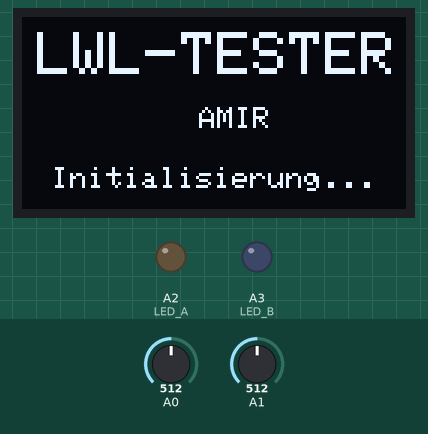
Simulated run of this sketch. Board: Arduino Uno, built with avr-gcc and run on an emulated ATmega328P. Parts: 128×64 one-colour display, output pins drawn as LEDs (lit = HIGH). The test bench sets the inputs (shaded band); at power-on: A0 = 512, A1 = 512. What the sketch prints to the serial monitor is not drawn.

Above: at 1.0 s.
At 3.1 s:
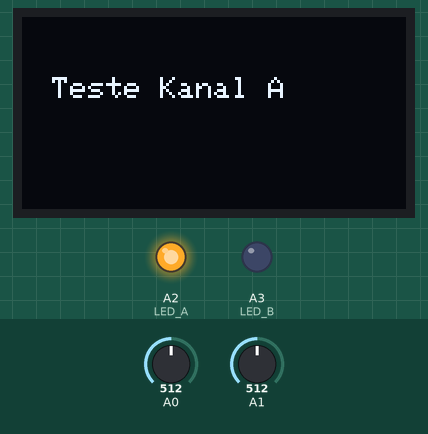
At 4.9 s:
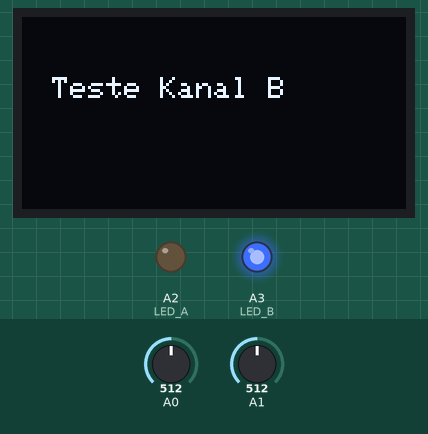
At 5.8 s:
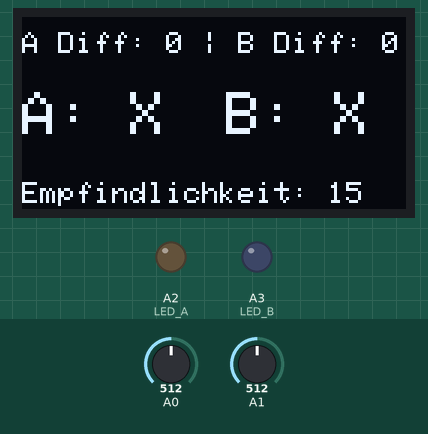
Timing chart, 0 to 40.0 s (numbered marks = the images above):
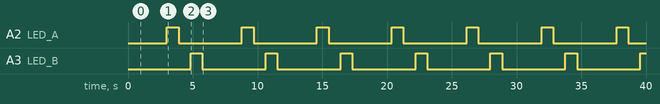

The sketch:

fiber_tester.ino
```cpp
#include <Wire.h>
#include <Adafruit_GFX.h>
#include <Adafruit_SSD1306.h>

// OLED-Display
#define SCREEN_WIDTH 128
#define SCREEN_HEIGHT 64
#define OLED_RESET    -1
#define OLED_ADDR     0x3C

Adafruit_SSD1306 display(SCREEN_WIDTH, SCREEN_HEIGHT, &Wire, OLED_RESET);

// Pins
#define LED_A A2
#define LED_B A3
#define LDR_A A0
#define LDR_B A1

// Parameter
#define BLINK_DURATION 900    // LED-Einschaltdauer (ms)
#define SENSITIVITY    15     // Empfindlichkeitsschwelle
#define DELAY_BETWEEN  900    // Verzögerung zwischen Test A und B
#define DELAY_RESULT   3000   // Ergebnisanzeigedauer

struct Result {
  int ldr_before;
  int ldr_after;
  int diff;
  bool ok;
};

void showWelcomeAnimation() {
  display.clearDisplay();

  // Animationseffekt - einlaufender Text
  for(int i=0; i<4; i++) {
    display.clearDisplay();
    display.setTextColor(SSD1306_WHITE);

    // LWL-TESTER Animation
    display.setTextSize(2);
    display.setCursor(10, 5);
    display.println("LWL-TESTER");

    // Entwickler-Info mit Animation
    display.setTextSize(1);
    display.setCursor(10 + (i*10), 30);
    display.print("IGUS QS");

    // Unterer animierter Balken
    display.fillRect(0, 50, 20 + (i*30), 5, SSD1306_WHITE);

    display.display();
    delay(200);
  }

  // Finale Ansicht für 2 Sekunden
  display.clearDisplay();
  display.setTextSize(2);
  display.setCursor(5, 5);
  display.println("LWL-TESTER");

  display.setTextSize(1);
  display.setCursor(35, 30);
  display.println("    AMIR");

  display.setTextSize(1);
  display.setCursor(10, 50);
  display.println("Initialisierung...");
  display.display();
  delay(2000);
}

void setup() {
  Serial.begin(9600);
  pinMode(LED_A, OUTPUT);
  pinMode(LED_B, OUTPUT);
  digitalWrite(LED_A, LOW);
  digitalWrite(LED_B, LOW);

  // OLED-Initialisierung
  if (!display.begin(SSD1306_SWITCHCAPVCC, OLED_ADDR)) {
    Serial.println(F("OLED-Initialisierung fehlgeschlagen"));
    while (1);
  }

  // Begrüßungsanimation anzeigen
  showWelcomeAnimation();
}

void loop() {
  Result a = testChannel("A", LED_A, LDR_A);
  delay(DELAY_BETWEEN);
  Result b = testChannel("B", LED_B, LDR_B);

  displayResultOLED(a, b);
  delay(DELAY_RESULT);
}

Result testChannel(const char* name, int ledPin, int ldrPin) {
  display.clearDisplay();
  display.setTextColor(SSD1306_WHITE);
  display.setTextSize(1);
  display.setCursor(10, 20);
  display.print("Teste Kanal ");
  display.print(name);
  display.display();

  int ldr_before = analogRead(ldrPin);
  int threshold = ldr_before + SENSITIVITY;

  Serial.print("["), Serial.print(name), Serial.println("]");
  Serial.print("Umgebungslicht: "), Serial.print(ldr_before);
  Serial.print(" | Schwellenwert: "), Serial.println(threshold);

  digitalWrite(ledPin, HIGH);
  delay(BLINK_DURATION);
  int ldr_after = analogRead(ldrPin);
  digitalWrite(ledPin, LOW);

  int diff = ldr_after - ldr_before;

  Serial.print("LED-Licht: "), Serial.print(ldr_after);
  Serial.print(" | Differenz: "), Serial.print(diff);

  bool ok = (ldr_after > threshold);
  if (ok) {
    Serial.println(" => SIGNAL ✔");
  } else {
    Serial.println(" => KEIN SIGNAL ✗");
  }

  return {ldr_before, ldr_after, diff, ok};
}

void displayResultOLED(const Result& a, const Result& b) {
  display.clearDisplay();
  display.setTextColor(SSD1306_WHITE);

  //display.setTextSize(1);
  //display.setCursor(0, 0);
  //display.println("LWL-KABELTESTER");
  //display.println("von AMIR");  // Dein Name bleibt sichtbar

  display.setCursor(0, 5);
  display.print("A Diff: "); display.print(a.diff);
  display.print(" | B Diff: "); display.print(b.diff);

  display.setTextSize(2);
  display.setCursor(0, 25);
  display.print("A: ");
  display.print(a.ok ? "OK" : "X ");
  display.setCursor(68, 25);
  display.print("B: ");
  display.print(b.ok ? "OK" : "X ");

  display.setTextSize(1);
  display.setCursor(0, 55);
  display.print("Empfindlichkeit: ");
  display.print(SENSITIVITY);
  display.display();
}
```

Measured:
- by itself, A2 (LED_A), A3 (LED_B): alternates HIGH for 0.90 s and LOW for 4.9 s
- by itself, everything shown: repeats every 5.8 s, in 6 steps
- what the display in image 0 shows lasts 2.0 s, from 1.0 s to 3.0 s
- what the display in image 1 shows lasts 1.8 s, from 3.0 s to 4.8 s
- what the display in image 2 shows lasts 1.0 s, from 4.8 s to 5.8 s
